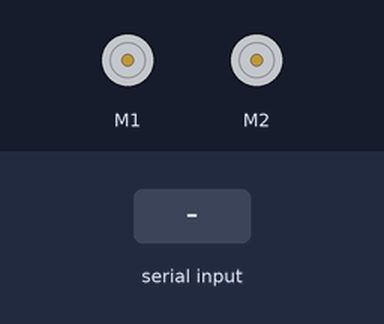
The sketch below on a simulated Arduino Leonardo, built with avr-gcc and run on an emulated ATmega32U4. On the bench: 2 × DC motor (green arrow = forward, orange = backward, longer = faster). Inputs (shaded band) come from the test bench.

Above: at 1.2 s.
1.3 s: "w" received over the second serial link
At 2.2 s:
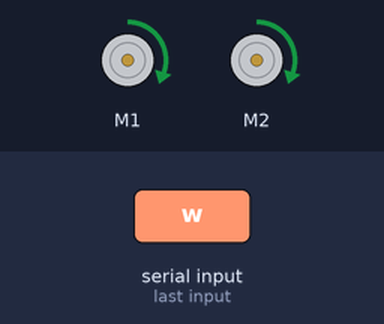
2.8 s: "s" received over the second serial link
At 3.4 s:
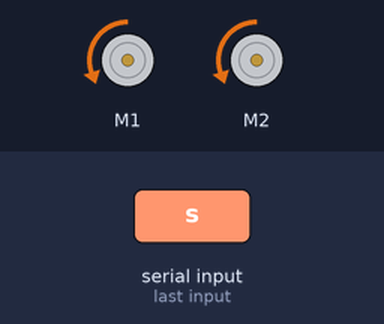
4.3 s: "a" received over the second serial link
At 5.5 s:
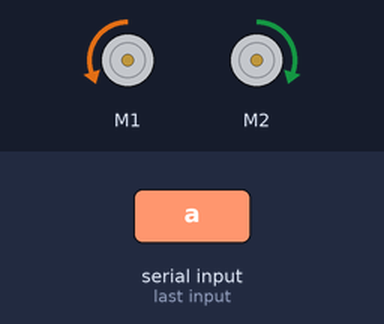
5.8 s: "d" received over the second serial link
At 6.9 s:
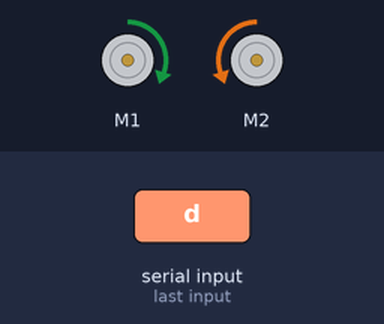
7.3 s: "e" received over the second serial link
At 8.0 s:
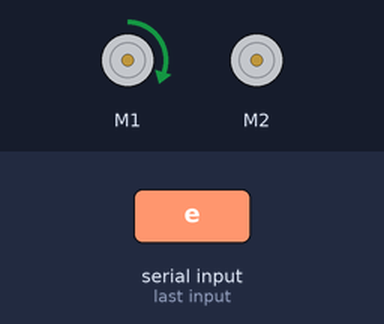
8.8 s: "q" received over the second serial link
At 9.1 s:
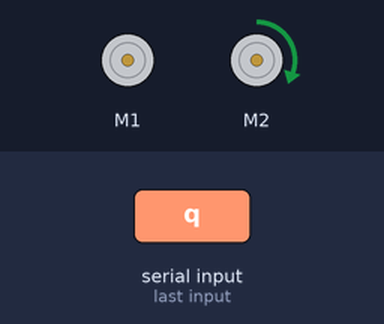
Timing chart, 0 to 11.3 s (numbered marks = the images above; inputs shaded):
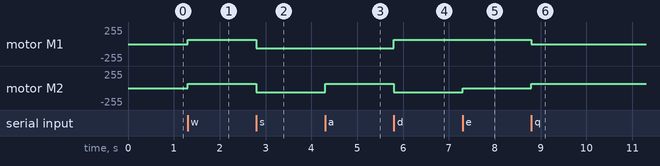

The sketch:

ZumoManual.ino
```cpp
#include <Wire.h>
#include <Zumo32U4.h>

// Initialise sensors, speed, cooldown, and body count/location
Zumo32U4Motors motors;
Zumo32U4ProximitySensors proxSensors;
char action;
int speed = 100;
bool proxLeftActive;
bool proxFrontActive;
bool proxRightActive;
unsigned long sensorWaitTime = 0;
int bodyCooldown = 500;
int bodies = 1;
String directions = "Instructions to get to body: ";

void setup()
{
  // Setup communication and sensors
  Serial1.begin(9600);
  proxSensors.initThreeSensors();
}

void loop()
{
  if (Serial1.available() > 0)
  {
    action = Serial1.read();

    switch (action)
    {
      case 'w':
        // go forwards
        motors.setSpeeds (speed, speed);
        directions += "Go Straight ";
        break;
      case 's':
        // go backwards
        motors.setSpeeds(-speed, -speed);
        directions += "Go Backwards ";
        break;
      case 'a':
        // turn left
        motors.setLeftSpeed(-speed);
        motors.setRightSpeed(speed);
        directions += "Turn Left ";
        break;
      case 'd':
        // turn right
        motors.setLeftSpeed(speed);
        motors.setRightSpeed(-speed);
        directions += "Turn Right ";
        break;
      case 'e':
        // slight turn right
        motors.setLeftSpeed(speed);
        motors.setRightSpeed(0);
        directions += "Turn Slightly Right ";
        break;
      case 'q':
        // slight turn left
        motors.setLeftSpeed(0);
        motors.setRightSpeed(speed);
        directions += "Turn Slightly Left ";
        break;
      case 'x':
        // slight turn left back
        motors.setLeftSpeed(-speed);
        motors.setRightSpeed(0);
        directions += "Make a Reverse Left Turn";
        break;
      case 'z':
        // slight turn right back
        motors.setLeftSpeed(0);
        motors.setRightSpeed(-speed);
        directions += "Make a Reverse Right Turn";
        break;
      default:
        motors.setLeftSpeed(0);
        motors.setRightSpeed(0);
    }
  }

  // Check proximity sensors every 0.5 seconds
  if (millis() - sensorWaitTime >= bodyCooldown)
  {
    bodyCooldown += 500;
    proxSensors.read();
    if(proxSensors.countsLeftWithRightLeds()>=1 && proxSensors.countsRightWithLeftLeds()>=1)
    {
      Serial1.println("I have found body number: " + String(bodies) + ".");
      Serial1.println(directions + ".");
      Serial1.println("\n\n.");
      bodyCooldown += 6000;
      bodies++;
    }

  }
}
```

Measured:
- after the input at 1.3 s, motor M1, motor M2: stopped → forward 63/255 at once
- after the input at 2.8 s, motor M1, motor M2: forward 63/255 → backward 63/255 at once
- after the input at 4.3 s, motor M2: backward 63/255 → forward 63/255 at once
- after the input at 5.8 s, motor M1: backward 63/255 → forward 63/255 at once; motor M2: forward 63/255 → backward 63/255 at once
- after the input at 7.3 s, motor M2: backward 63/255 → stopped at once
- after the input at 8.8 s, motor M1: forward 63/255 → stopped at once; motor M2: stopped → forward 63/255 at once
